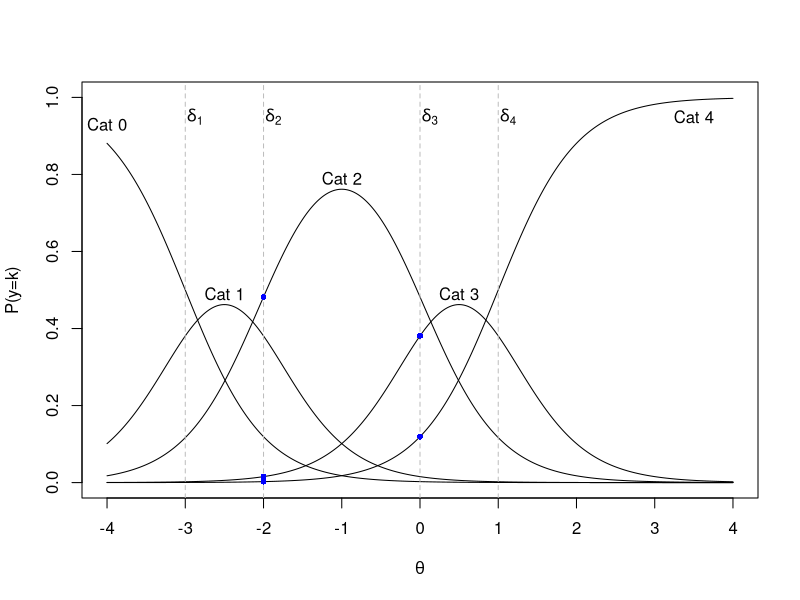
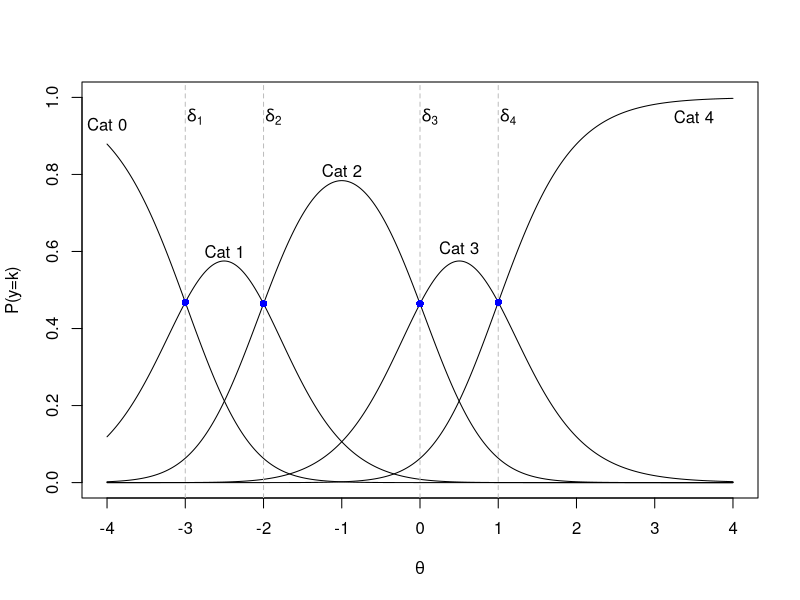
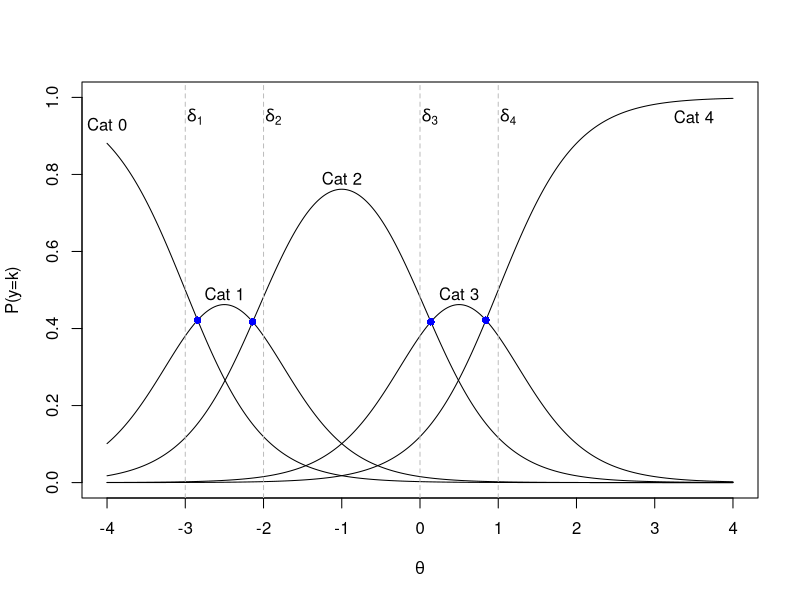

Recreate these plots in R, in order.
## ---- chunk 1
knitr::opts_chunk$set(echo = TRUE)
## ---- chunk 2
a  = 2
d1 = -3
d2 = -2
d3 = 0
d4 = 1

theta <- seq(from=-4,to=4,.01)

p1orabove = 1/(1+exp(a*(d1-theta)))
p2orabove = 1/(1+exp(a*(d2-theta)))
p3orabove = 1/(1+exp(a*(d3-theta)))
p4orabove = 1/(1+exp(a*(d4-theta)))

p0 = 1-p1orabove
p1 = p1orabove - p2orabove
p2 = p2orabove - p3orabove
p3 = p3orabove - p4orabove
p4 = p4orabove

plot(theta,p0,type="l",ylim=c(0,1),xlab=expression(theta),ylab="P(y=k)",xaxt='n')
axis(side=1,at=seq(-4,4,1))
points(theta,p1,type="l")
points(theta,p2,type="l")
points(theta,p3,type="l")
points(theta,p4,type="l")
text(-4,.93,"Cat 0")
text(-2.5,.49,"Cat 1")
text(-1,.79,"Cat 2")
text(.5,.49,"Cat 3")
text(3.5,.95,"Cat 4")

#int1 = log(exp(a*d1+a*d2)/(exp(a*d2)-2*exp(a*d1)))/a
#int2 = log((exp(a*d1+a*d2)+exp(a*d2+a*d3)-(2*exp(a*d1+a*d3)))/(exp(a*d1)+exp(a*d3)-(2*exp(a*d2))))/a
#int3 = log((exp(a*d2+a*d3)+exp(a*d3+a*d4)-(2*exp(a*d2+a*d4)))/(exp(a*d2)+exp(a*d4)-(2*exp(a*d3))))/a
#int4 = log(exp(a*d4)-2*exp(a*d3))/a

#p1orabove = 1/(1+exp(a*(d1-int1)))
#p0 = 1-p1orabove
#points(int1,p0,type="p",pch=16,cex=1)

#p1orabove = 1/(1+exp(a*(d1-int2)))
#p2orabove = 1/(1+exp(a*(d2-int2)))
#p1 = p1orabove-p2orabove
#points(int2,p1,type="p",pch=16,cex=1)

#p2orabove = 1/(1+exp(a*(d2-int3)))
#p3orabove = 1/(1+exp(a*(d3-int3)))
#p2 = p2orabove-p3orabove
#points(int3,p2,type="p",pch=16,cex=1)

#p3orabove = 1/(1+exp(a*(d3-int4)))
#p4orabove = 1/(1+exp(a*(d4-int4)))
#p3 = p3orabove-p4orabove
#points(int4,p3,type="p",pch=16,cex=1)

abline(v=d1,lty=2,col="gray")
abline(v=d2,lty=2,col="gray")
abline(v=d3,lty=2,col="gray")
abline(v=d4,lty=2,col="gray")

p1orabove = 1/(1+exp(a*(d1-d2)))
p2orabove = 1/(1+exp(a*(d2-d2)))
p3orabove = 1/(1+exp(a*(d3-d2)))
p4orabove = 1/(1+exp(a*(d4-d2)))

p0 = 1-p1orabove
p1 = p1orabove-p2orabove
p2 = p2orabove-p3orabove
p3 = p3orabove-p4orabove
p4 = p4orabove

points(d2,p2,type="p",pch=16,cex=.8,col="blue")
points(d2,p3,type="p",pch=16,cex=.8,col="blue")
points(d2,p4,type="p",pch=16,cex=.8,col="blue")


p1orabove = 1/(1+exp(a*(d1-d3)))
p2orabove = 1/(1+exp(a*(d2-d3)))
p3orabove = 1/(1+exp(a*(d3-d3)))
p4orabove = 1/(1+exp(a*(d4-d3)))

p0 = 1-p1orabove
p1 = p1orabove-p2orabove
p2 = p2orabove-p3orabove
p3 = p3orabove-p4orabove
p4 = p4orabove

points(d3,p3,type="p",pch=16,cex=.8,col="blue")
points(d3,p4,type="p",pch=16,cex=.8,col="blue")

text(d1+.12,.95,expression(delta[1]))
text(d2+.12,.95,expression(delta[2]))
text(d3+.12,.95,expression(delta[3]))
text(d4+.12,.95,expression(delta[4]))


## ---- chunk 3
a  = 2
d1 = -3
d2 = -2
d3 = 0
d4 = 1

theta <- seq(from=-4,to=4,.01)

exp0 = 1
exp1 = exp(a*(theta-d1))
exp2 = exp(a*(theta-d1)+a*(theta-d2))
exp3 = exp(a*(theta-d1)+a*(theta-d2)+a*(theta-d3))
exp4 = exp(a*(theta-d1)+a*(theta-d2)+a*(theta-d3)+a*(theta-d4))

p0 = exp0/(exp0+exp1+exp2+exp3+exp4)
p1 = exp1/(exp0+exp1+exp2+exp3+exp4)
p2 = exp2/(exp0+exp1+exp2+exp3+exp4)
p3 = exp3/(exp0+exp1+exp2+exp3+exp4)
p4 = exp4/(exp0+exp1+exp2+exp3+exp4)

plot(theta,p0,type="l",ylim=c(0,1),xlab=expression(theta),ylab="P(y=k)",xaxt='n')
axis(side=1,at=seq(-4,4,1))
points(theta,p1,type="l")
points(theta,p2,type="l")
points(theta,p3,type="l")
points(theta,p4,type="l")
text(-4,.93,"Cat 0")
text(-2.5,.6,"Cat 1")
text(-1,.81,"Cat 2")
text(.5,.61,"Cat 3")
text(3.5,.95,"Cat 4")
abline(v=d1,lty=2,col="gray")
abline(v=d2,lty=2,col="gray")
abline(v=d3,lty=2,col="gray")
abline(v=d4,lty=2,col="gray")

points(d1,p1[which(theta==d1)],type="p",pch=16,cex=1,col="blue")
points(d2,p2[which(theta==d2)],type="p",pch=16,cex=1,col="blue")
points(d3,p3[which(theta==d3)],type="p",pch=16,cex=1,col="blue")
points(d4,p4[which(theta==d4)],type="p",pch=16,cex=1,col="blue")

text(d1+.12,.95,expression(delta[1]))
text(d2+.12,.95,expression(delta[2]))
text(d3+.12,.95,expression(delta[3]))
text(d4+.12,.95,expression(delta[4]))
## ---- chunk 4
a  = 2
d1 = -3
d2 = -2
d3 = 0
d4 = 1

theta <- seq(from=-4,to=4,.01)

p1orabove = 1/(1+exp(a*(d1-theta)))
p2orabove = 1/(1+exp(a*(d2-theta)))
p3orabove = 1/(1+exp(a*(d3-theta)))
p4orabove = 1/(1+exp(a*(d4-theta)))

p0 = 1-p1orabove
p1 = p1orabove - p2orabove
p2 = p2orabove - p3orabove
p3 = p3orabove - p4orabove
p4 = p4orabove

plot(theta,p0,type="l",ylim=c(0,1),xlab=expression(theta),ylab="P(y=k)",xaxt='n')
axis(side=1,at=seq(-4,4,1))
points(theta,p1,type="l")
points(theta,p2,type="l")
points(theta,p3,type="l")
points(theta,p4,type="l")
text(-4,.93,"Cat 0")
text(-2.5,.49,"Cat 1")
text(-1,.79,"Cat 2")
text(.5,.49,"Cat 3")
text(3.5,.95,"Cat 4")

int1 = log(exp(a*d1+a*d2)/(exp(a*d2)-2*exp(a*d1)))/a
int2 = log((exp(a*d1+a*d2)+exp(a*d2+a*d3)-(2*exp(a*d1+a*d3)))/(exp(a*d1)+exp(a*d3)-(2*exp(a*d2))))/a
int3 = log((exp(a*d2+a*d3)+exp(a*d3+a*d4)-(2*exp(a*d2+a*d4)))/(exp(a*d2)+exp(a*d4)-(2*exp(a*d3))))/a
int4 = log(exp(a*d4)-2*exp(a*d3))/a

p1orabove = 1/(1+exp(a*(d1-int1)))
p0 = 1-p1orabove
points(int1,p0,type="p",pch=16,cex=1,col="blue")

p1orabove = 1/(1+exp(a*(d1-int2)))
p2orabove = 1/(1+exp(a*(d2-int2)))
p1 = p1orabove-p2orabove
points(int2,p1,type="p",pch=16,cex=1,col="blue")

p2orabove = 1/(1+exp(a*(d2-int3)))
p3orabove = 1/(1+exp(a*(d3-int3)))
p2 = p2orabove-p3orabove
points(int3,p2,type="p",pch=16,cex=1,col="blue")

p3orabove = 1/(1+exp(a*(d3-int4)))
p4orabove = 1/(1+exp(a*(d4-int4)))
p3 = p3orabove-p4orabove
points(int4,p3,type="p",pch=16,cex=1,col="blue")

abline(v=d1,lty=2,col="gray")
abline(v=d2,lty=2,col="gray")
abline(v=d3,lty=2,col="gray")
abline(v=d4,lty=2,col="gray")


text(d1+.12,.95,expression(delta[1]))
text(d2+.12,.95,expression(delta[2]))
text(d3+.12,.95,expression(delta[3]))
text(d4+.12,.95,expression(delta[4]))


